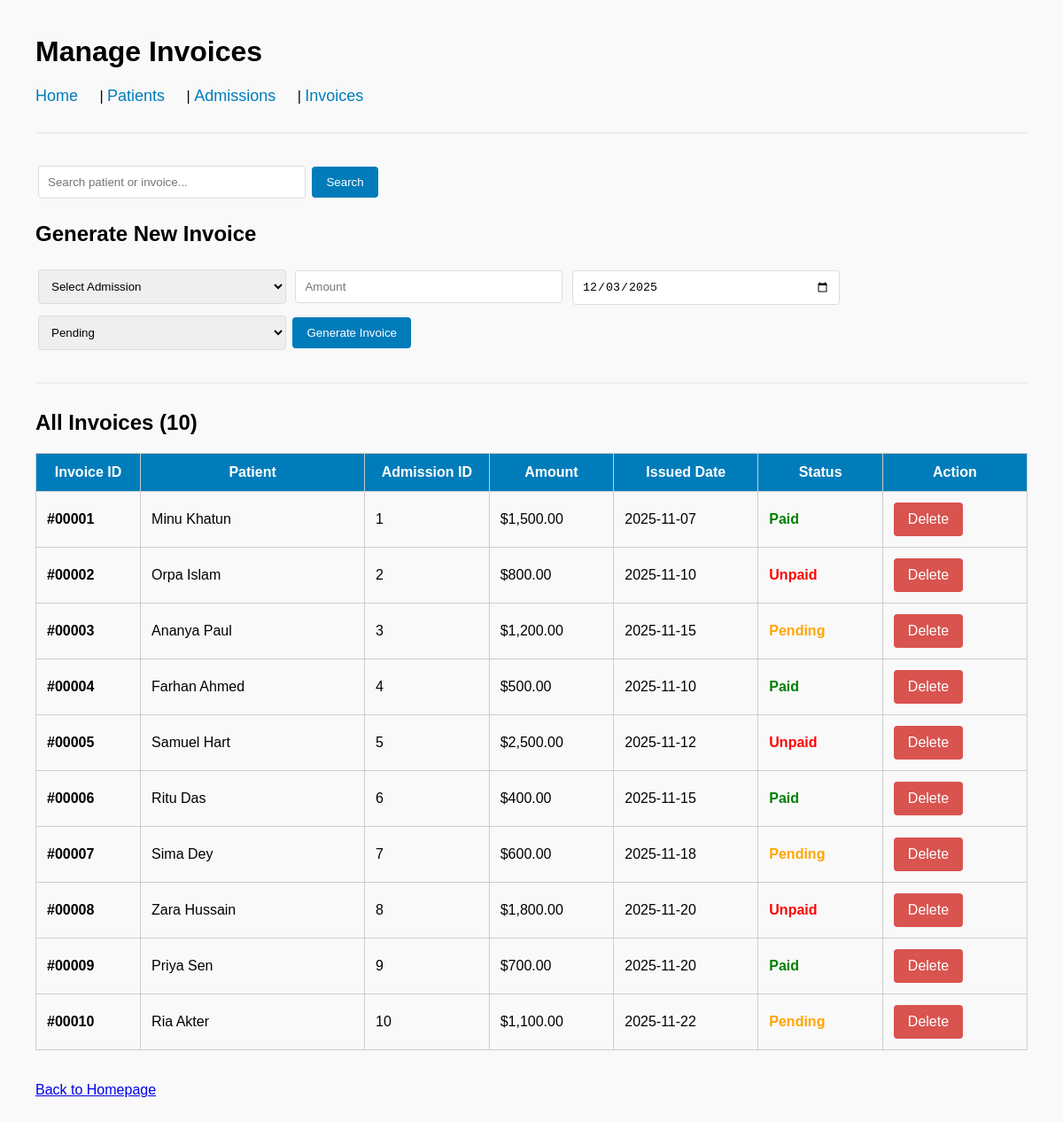
Page /hms/invoices.php on the committed database.
### tables this page shows
CREATE TABLE `invoice` (
  `invoice_id` int(11) NOT NULL,
  `admission_id` int(11) NOT NULL,
  `patient_id` int(11) NOT NULL,
  `amount` decimal(10,2) NOT NULL,
  `issued_date` date NOT NULL,
  `status` enum('Paid','Unpaid','Pending') DEFAULT NULL
);

CREATE TABLE `patient` (
  `patient_id` int(11) NOT NULL,
  `first_name` varchar(20) NOT NULL,
  `last_name` varchar(20) NOT NULL,
  `date_of_birth` date NOT NULL,
  `gender` enum('M','F','Other') NOT NULL,
  `blood_group` enum('A+','A-','B+','B-','O+','O-','AB+','AB-') NOT NULL,
  `phone` varchar(15) NOT NULL,
  `email` varchar(50) NOT NULL,
  `address` varchar(50) NOT NULL
);

### hms/invoices.php (the view, shortened to what this page needs)
<?php require 'db.php';
$search = isset($_GET['search']) ? $_GET['search'] : '';
$sql = "SELECT i.*, p.first_name, p.last_name
        FROM invoice i
        JOIN patient p ON i.patient_id = p.patient_id
        WHERE p.first_name LIKE ? OR p.last_name LIKE ?
           OR i.invoice_id LIKE ? OR i.status LIKE ?
        ORDER BY i.invoice_id ASC";
$stmt = $pdo->prepare($sql);
$stmt->execute(["%$search%","%$search%","%$search%","%$search%"]);
$invoices = $stmt->fetchAll();
?>
<!DOCTYPE html>
<html>
<head>
</head>
<body>
<h1>Manage Invoices</h1>
<div class="menu">
    <a href="index.php">Home</a> |
    <a href="patients.php">Patients</a> |
    <a href="admissions.php">Admissions</a> |
    <a href="invoices.php">Invoices</a>
</div>
<hr>
<form method="GET">
    <input type="text" name="search" placeholder="Search patient or invoice..."
           value="<?=htmlspecialchars($search)?>" size="60">
    <button type="submit">Search</button>
</form>
<h2>Generate New Invoice</h2>
<form method="POST">
    <select name="admission_id" required>
        <option value="">Select Admission</option>
    </select>
    <input type="number" step="0.01" name="amount" placeholder="Amount" required min="0.01">
    <input type="date" name="issued_date" value="<?= date('Y-m-d') ?>" required>
    <select name="status" required>
        <option value="Pending">Pending</option>
    </select>
    <button type="submit" name="add">Generate Invoice</button>
</form>
<hr>
<h2>All Invoices (<?= count($invoices) ?>)</h2>
<?php if(count($invoices) == 0): ?>
    <p>No invoices found.</p>
<?php else: ?>
<table>
    <tr>
        <th class="invoice-id">Invoice ID</th>
        <th class="patient">Patient</th>
        <th class="admission-id">Admission ID</th>
        <th class="amount">Amount</th>
        <th class="issued-date">Issued Date</th>
        <th class="status">Status</th>
        <th class="action">Action</th>
    </tr>
    <?php foreach($invoices as $i): ?>
    <tr>
        <td class="invoice-id"><strong>#<?= str_pad($i['invoice_id'], 5, '0', STR_PAD_LEFT) ?></strong></td>
        <td class="patient"><?= htmlspecialchars($i['first_name'].' '.$i['last_name']) ?></td>
        <td class="admission-id"><?= $i['admission_id'] ?></td>
        <td class="amount">$<?= number_format($i['amount'], 2) ?></td>
        <td class="issued-date"><?= $i['issued_date'] ?></td>
        <td class="status <?= htmlspecialchars($i['status']) ?>"><?= htmlspecialchars($i['status']) ?></td>
        <td class="action">
            <a href="invoices.php?delete=<?= $i['invoice_id'] ?>"
               class="btn btn-delete"
               onclick="return confirm('Delete this invoice?')">Delete</a>
        </td>
    </tr>
    <?php endforeach; ?>
</table>
<?php endif; ?>
<br><br>
<a href="index.php">Back to Homepage</a>
</body>
</html>

### hms/invoices.php (style rules this page uses)
body { font-family: Arial; margin: 40px; background: #f9f9f9; }
table, th, td { border: 1px solid #ccc; padding: 12px; border-collapse: collapse; width: 100%; }
th { background: #007cba; color: white; }
th.invoice-id, td.invoice-id { width: 80px; }
th.patient, td.patient { width: 200px; }
th.admission-id, td.admission-id { width: 100px; }
th.amount, td.amount { width: 100px; }
th.issued-date, td.issued-date { width: 120px; }
th.status, td.status { width: 100px; }
th.action, td.action { width: 120px; }
input, select { padding: 10px; margin: 6px 3px; width: 280px; border: 1px solid #ddd; border-radius: 4px; }
button, .btn { padding: 10px 16px; background: #007cba; color: white; border: none; border-radius: 4px; cursor: pointer; text-decoration: none; display: inline-block; }
.btn-delete { background: #d9534f; }
.Paid { color: green; font-weight: bold; }
.Unpaid, .Pending { color: red; font-weight: bold; }
.Pending { color: orange; }
.menu a { margin-right: 20px; color: #007cba; font-size: 18px; text-decoration: none; }
hr { margin: 30px 0; border: 1px solid #eee; }

### rows in the picture
invoice: invoice_id "00001", patient.last_name "Minu Khatun", admission "1", amount "1,500.00", issued_date "2025-11-07", status "Paid"
invoice: invoice_id "00002", patient.last_name "Orpa Islam", admission "2", amount "800.00", issued_date "2025-11-10", status "Unpaid"
invoice: invoice_id "00003", patient.last_name "Ananya Paul", admission "3", amount "1,200.00", issued_date "2025-11-15", status "Pending"
invoice: invoice_id "00004", patient.last_name "Farhan Ahmed", admission "4", amount "500.00", issued_date "2025-11-10", status "Paid"
invoice: invoice_id "00005", patient.last_name "Samuel Hart", admission "5", amount "2,500.00", issued_date "2025-11-12", status "Unpaid"
invoice: invoice_id "00006", patient.last_name "Ritu Das", admission "6", amount "400.00", issued_date "2025-11-15", status "Paid"
invoice: invoice_id "00007", patient.last_name "Sima Dey", admission "7", amount "600.00", issued_date "2025-11-18", status "Pending"
invoice: invoice_id "00008", patient.last_name "Zara Hussain", admission "8", amount "1,800.00", issued_date "2025-11-20", status "Unpaid"
invoice: invoice_id "00009", patient.last_name "Priya Sen", admission "9", amount "700.00", issued_date "2025-11-20", status "Paid"
invoice: invoice_id "00010", patient.last_name "Ria Akter", admission "10", amount "1,100.00", issued_date "2025-11-22", status "Pending"

### other values in the picture
count($invoices) "10"
